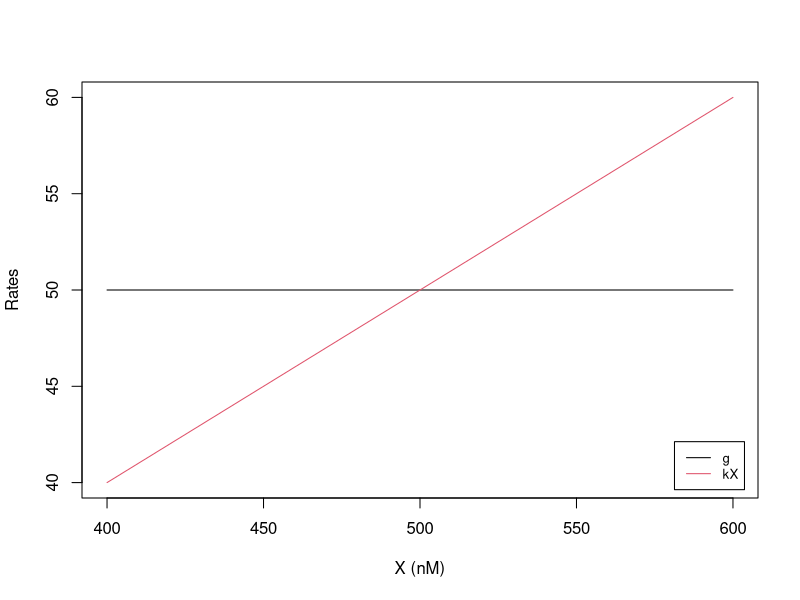
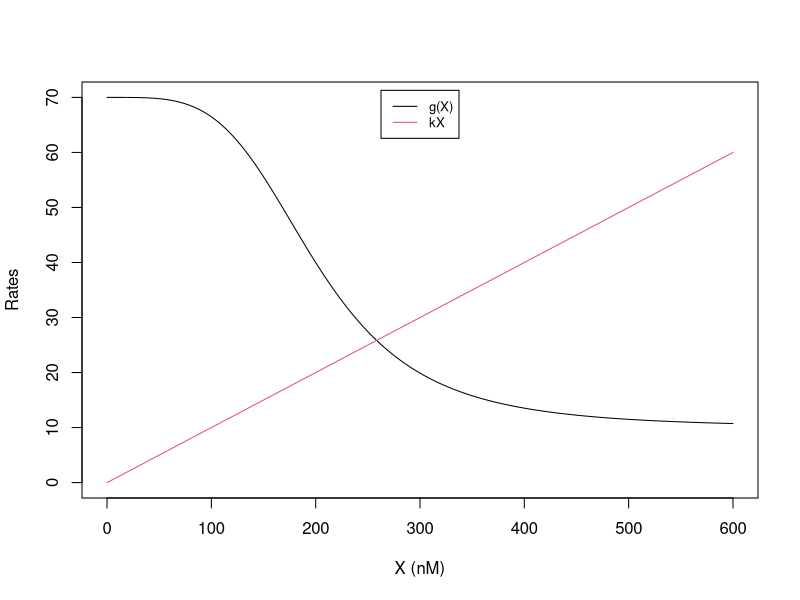
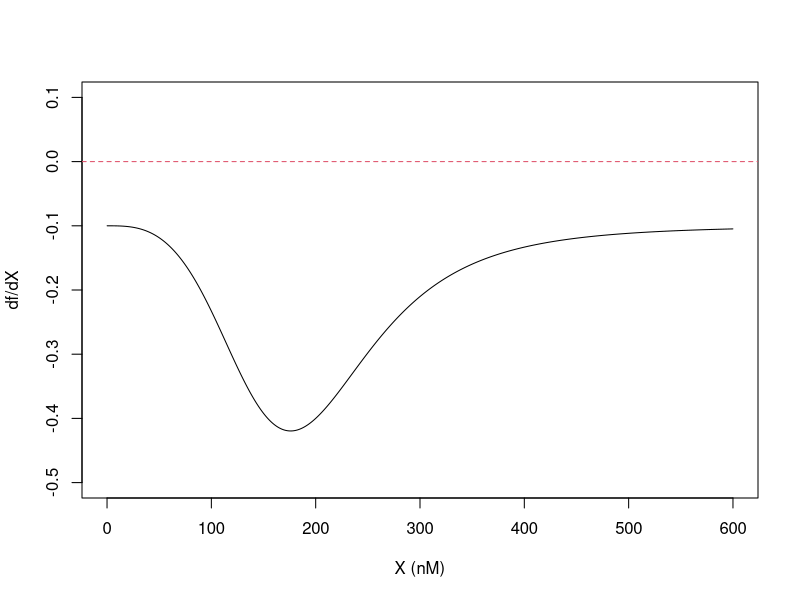
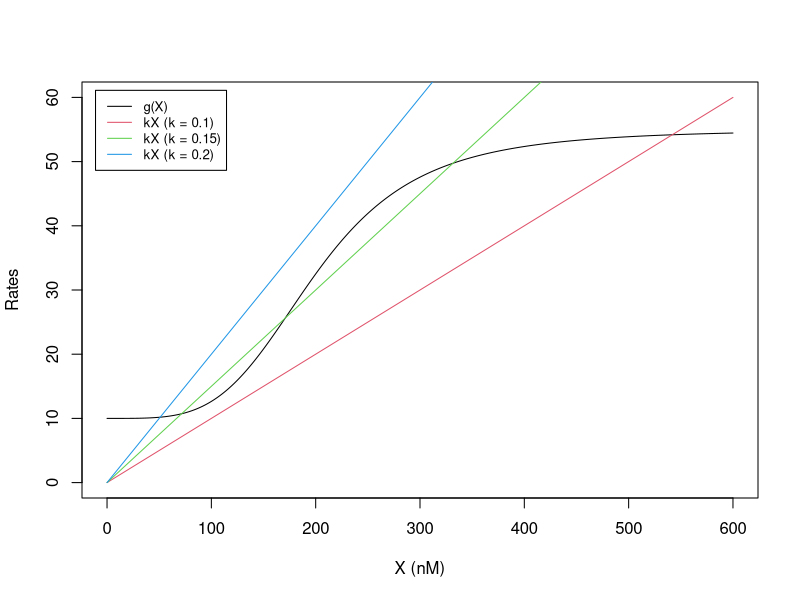
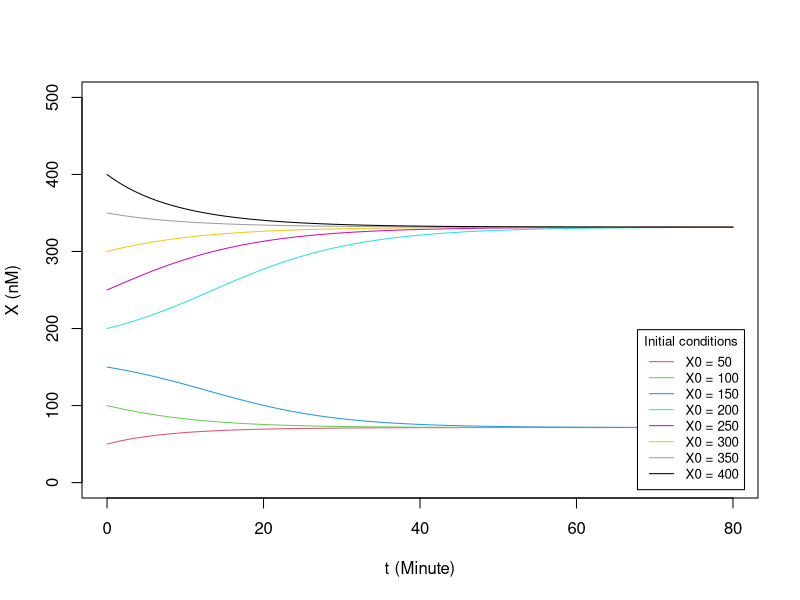
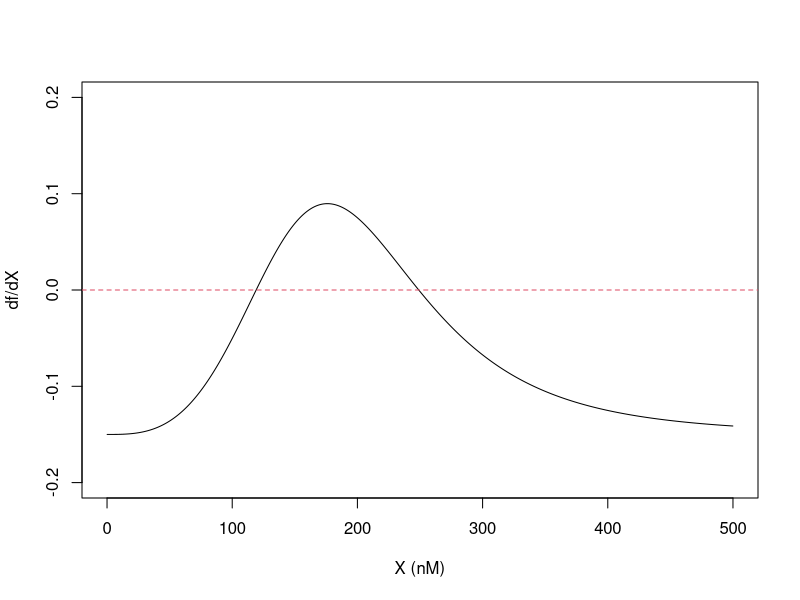
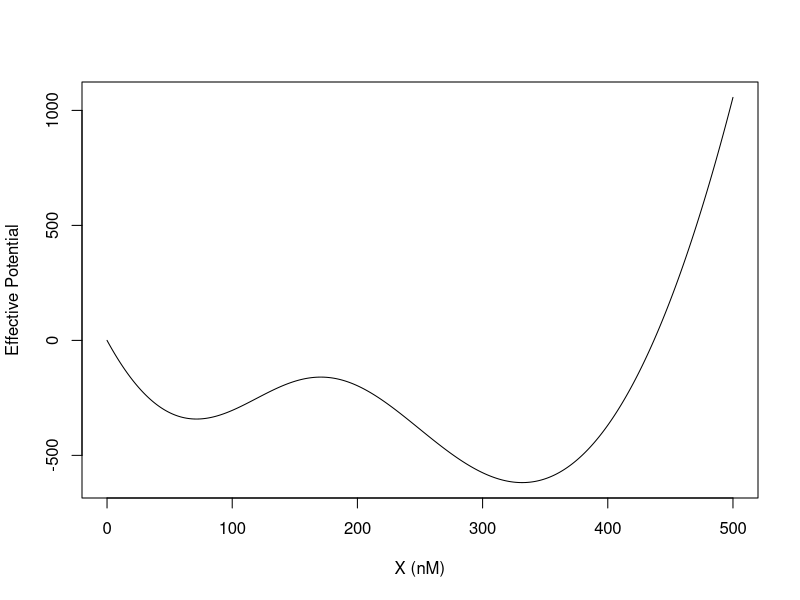
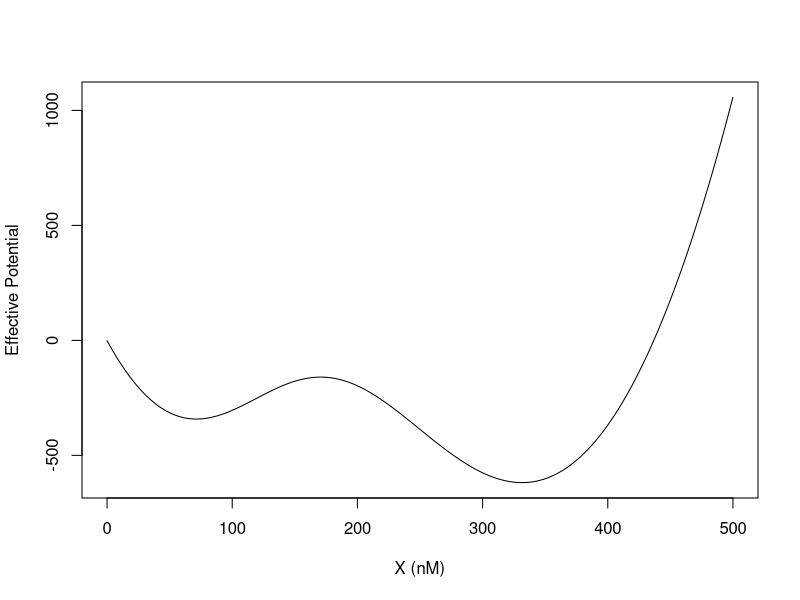

These figures' R source, in order:
## ---- chunk 1
knitr::opts_chunk$set(echo = TRUE)
## ---- chunk 2
g = 50; k = 0.1 # Define parameters

X_all = seq(400, 600, 1) # All X values to be sampled

plot(X_all, array(g,dim=length(X_all)), type = "l", col =1,
    xlab="X (nM)", ylab="Rates", xlim=c(400,600), ylim=c(40,60))  # Plot the first term g

lines(X_all, k * X_all,  col=2) # Add the second term kX

legend("bottomright", inset=0.02, legend = c("g", "kX"),
       col=1:2, lty=1, cex=0.8)
## ---- chunk 3
g0 = 10; g1 = 60; k = 0.1; X_th = 200; n = 4 # Define parameters

hill_inh <- function(X,X_th,n) { # inhibitory Hill function
# X_th: Hill threshold, n: Hill coefficient
  a = (X/X_th)**n
  return(1/(1+a))
}

X_all = seq(0, 600, 1) # All X values to be sampled

plot(X_all, g0 + g1 * hill_inh(X_all, X_th, n), type = "l", col =1,
    xlab="X (nM)", ylab="Rates", xlim=c(0,600), ylim=c(0,70))  # Plot the first term g(X)

lines(X_all, k * X_all,  col=2) # Add the second term kX

legend("top", inset=0.02, legend = c("g(X)", "kX"),
       col=1:2, lty=1, cex=0.8)
## ---- chunk 4
f_1g_self_inh <- function(X, g0, g1, X_th, n, k) {  # Calculate f(X)
   return(g0 + g1 * hill_inh(X, X_th, n) - k*X)
}

cal_dfdx <- function(X_all, dt, derivs, ...) { # Calculate df(X)/dt
  # X_all is a vector of all X values to be sampled
  # derivs takes the name of the derivatives function
  # ..., ellipsis to take model parameters
  f_all = derivs(X_all,...)  # f(X) for all X values in a vector
  f_all_shift_by_plus_one = c(f_all[-1], NA) # f(X+dx), achieved by shifting the vector by one to the left
  f_all_shift_by_minus_one = c(NA, f_all[1:(length(f_all)-1)]) # f(X-dx), achieved by shifting the vector by one to the right
  return((f_all_shift_by_plus_one - f_all_shift_by_minus_one)/2/dt) # df/dX = (f(X+dx) - f(X-dx))/2/dt
}

X_all = seq(0,600,0.1) # All X values to be sampled
dfdX = cal_dfdx(X_all = X_all, dt = 0.1, derivs = f_1g_self_inh, 
                g0 = 10, g1 = 60, X_th = 200, n = 4, k = 0.1)

plot(X_all, dfdX, type = "l", col =1,
    xlab="X (nM)", ylab="df/dX", xlim=c(0,600), ylim=c(-0.5,0.1))  # Plot df(X)/dX

abline(a = 0, b = 0, lty=2, col = 2)   # add a horizontal line for zeros
## ---- chunk 5
g0 = 10; g1 = 45; X_th = 200; n = 4 # Define parameters
hill_ex <- function(X,X_th,n) { # Excitatory Hill function
# X_th: Hill threshold, n: Hill coefficient
  a = (X/X_th)**n
  return(a/(1+a))
}

X_all = seq(0, 600, 1) # All X values to be sampled

plot(X_all, g0 + g1 * hill_ex(X_all, X_th, n), type = "l", col =1,
    xlab="X (nM)", ylab="Rates", xlim=c(0,600), ylim=c(0,60))  # Plot the first term g(X)

lines(X_all, 0.1 * X_all, col=2) # Plot the second term kX, k = 0.1
lines(X_all, 0.15 * X_all, col=3)  # Plot the second term kX, k = 0.15
lines(X_all, 0.2 * X_all, col=4)  # Plot the second term kX, k = 0.2

legend("topleft", inset=0.02, legend = c("g(X)", "kX (k = 0.1)", "kX (k = 0.15)", "kX (k = 0.2)"),
       col=1:4, lty=1, cex=0.8)
## ---- chunk 6
library(deSolve) # Use deSolve for ODE simulations here
parameters = c(g0 = 10, g1 = 45, X_th = 200, n = 4, k = 0.15)  # Define all parameters for deSolve

dy_deSolve_1g_self_act<- function(t, y, parameters) { # Modified derivative function for deSolve
  with(as.list(c(y, parameters)), {
    return(list(g0 + g1 * hill_ex(y, X_th, n) - k*y))  # Output has to be a list type for deSolve
  })
}

t_all = seq(0, 80, 0.1) # Time sequence for which output is needed
X0_all = seq(50,400,50) ## all initial conditions, each leads to a different simulation

legend_text = paste0("X0 = ", X0_all)
plot(NULL, xlab="t (Minute)", ylab="X (nM)", xlim=c(0,80), ylim=c(0,500))  # Initialize plotting
ind = 1
for(X in X0_all){
  # ODE simulation per initial condition
  ind = ind + 1
  results = ode(y = X, times = t_all, func = dy_deSolve_1g_self_act, parms = parameters, method = "rk4")
  lines(results[,1], results[,2],  col=ind)
}

legend("bottomright", inset=0.02, title="Initial conditions", 
       legend = legend_text, col=2:9, lty=1, cex=0.8)
## ---- chunk 7
f_1g_self_act <- function(X, g0, g1, X_th, n, k) { # Define f(X) for a circuit of one gene with self-activation
  return(g0 + g1 * hill_ex(X, X_th, n) - k*X)
}

X_all = seq(0,500,0.1)  # All X values to be sampled

dfdX = cal_dfdx(X_all = X_all, dt = 0.1, derivs = f_1g_self_act, 
                g0 = 10, g1 = 45, X_th = 200, n = 4, k = 0.15) 

plot(X_all, dfdX, type = "l", col =1,
    xlab="X (nM)", ylab="df/dX", xlim=c(0,500), ylim=c(-0.2,0.2)) 
abline(a = 0, b = 0, lty=2, col = 2)    # add a horizontal line for zeros
## ---- chunk 8
# Integrate f(X) with the trapezoidal rule
cal_int <- function(Xmin,Xmax,dX, f, ...) {
  # Xmin: minimum X values
  # Xmax: maximum X values
  # dX: X step size
  # f: function name
  # ... : ellipsis to pass all model parameters to f(X, ...)
  X_all = seq(Xmin, Xmax, dX) 
  nX = length(X_all)
  # Initialize a vector of potential U
  U_all = numeric(nX)
  
  for(i in 1:(nX-1)) {
    X = X_all[i]
    U_all[i+1] = U_all[i] - (f(X,...) + f(X+dX,...))/2*dX
  }
  return(cbind(X_all,U_all))
}

results_1 = cal_int(Xmin = 0, Xmax = 500, dX = 0.1, f = f_1g_self_act,
                g0 = 10, g1 = 45, X_th = 200, n = 4, k = 0.15) 
plot(results_1[,1], results_1[,2], type = "l",  col =1,
    xlab="X (nM)", ylab="Effective Potential", xlim=c(0,500))
## ---- chunk 9
cal_int_vector <- function(Xmin,Xmax,dX, f, ...) {
  # Xmin: minimum X values
  # Xmax: maximum X values
  # dX: X step size
  # f: function name
  # ... : ellipsis to pass all model parameters to f(X, ...)
  X_all = seq(Xmin, Xmax, dX) 
  f_all = f(X_all, ...)   # generate all f(X)
  f_all_shift_by_plus_one = c(f_all[-1],NA)   # another array containing f(X+dx), except for the last point
  f_all = (f_all + f_all_shift_by_plus_one)*dX/2   # each integrated part
  U_all = -cumsum(f_all)
  return(cbind(X_all, U_all))   # perform cumulative sum
}

results_2 = cal_int_vector(Xmin = 0, Xmax = 500, dX = 0.1, f = f_1g_self_act,
                g0 = 10, g1 = 45, X_th = 200, n = 4, k = 0.15) 
plot(results_2[,1], results_2[,2], type = "l",  col =1,
    xlab="X (nM)", ylab="Effective Potential", xlim=c(0,500))
## ---- chunk 10
library(microbenchmark)  # use microbenchmark library for timing
my_benchmark = microbenchmark(
               integration_normal = {r1 = cal_int(Xmin = 0, Xmax = 500, dX = 0.1, f = f_1g_self_act,
                g0 = 10, g1 = 45, X_th = 200, n = 4, k = 0.15)},
               integration_vector = {r2 = cal_int_vector(Xmin = 0, Xmax = 500, dX = 0.1, f = f_1g_self_act,
                g0 = 10, g1 = 45, X_th = 200, n = 4, k = 0.15)},
               times = 10, unit = "s")  
microbenchmark:::autoplot.microbenchmark(my_benchmark)
## ---- chunk 11
results_3 = cal_int_vector(Xmin = 0, Xmax = 500, dX = 0.1, f = f_1g_self_act,
                g0 = 10, g1 = 45, X_th = 200, n = 4, k = 0.2) 
plot(results_3[,1], results_3[,2], type = "l",  col =1,
    xlab="X (nM)", ylab="Effective Potential", xlim=c(0,500))
## ---- chunk 12
results_4 = cal_int_vector(Xmin = 0, Xmax = 500, dX = 0.1, f = f_1g_self_act,
                g0 = 10, g1 = 45, X_th = 200, n = 4, k = 0.1) 
plot(results_4[,1], results_4[,2], type = "l",  col =1,
    xlab="X (nM)", ylab="Effective Potential", xlim=c(0,500))
